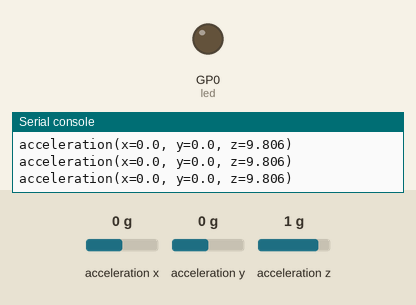
The program below on a simulated Raspberry Pi Pico running CircuitPython. Shown: output pins drawn as LEDs (lit = HIGH), the last lines printed to the serial console. Inputs (shaded band) come from the test bench; at power-on: acceleration z 1 g, acceleration x 0 g, acceleration y 0 g.

Above: at 1.2 s.
1.3 s: acceleration z set to 0.2 g
2.8 s: acceleration z set to -0.1 g
At 3.9 s:
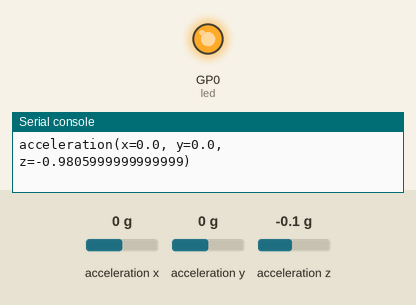
4.3 s: acceleration z set to 0.8 g
At 5.1 s:
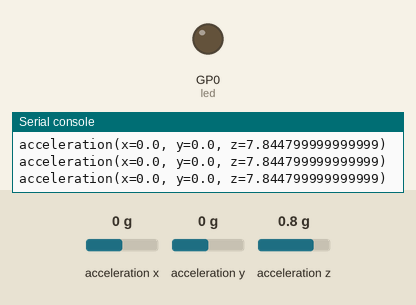
5.8 s: acceleration z set to -1.4 g
At 6.2 s:
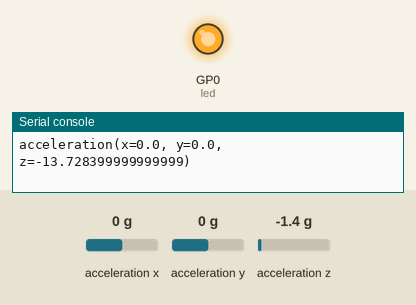
Timing chart, 0 to 8.3 s (numbered marks = the images above; inputs shaded):
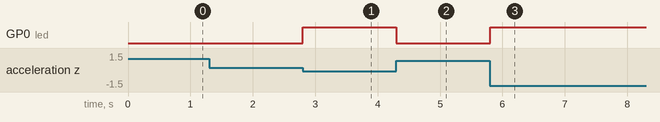

The program:

Crash_Avoidance_Part_2__Light_+_Power_.py
```python
import adafruit_mpu6050
import busio
import board
import time
import digitalio

led = digitalio.DigitalInOut(board.GP0)
led.direction = digitalio.Direction.OUTPUT

sda_pin = board.GP14
scl_pin = board.GP15
i2c = busio.I2C(scl_pin, sda_pin)
mpu = adafruit_mpu6050.MPU6050(i2c)

while True:
    led.value = False
    print(mpu.acceleration)
    while mpu.acceleration[2] < 0.95:
        led.value = True
        print(mpu.acceleration)
```

Measured:
- the behaviour switches between 0.1 and 0 g on acceleration z (found by bisection; images 0 and 1)
- after the input at 2.8 s, GP0 (led): LOW → HIGH at once
- after the input at 4.3 s, GP0 (led): HIGH → LOW at once
- after the input at 5.8 s, GP0 (led): LOW → HIGH at once
